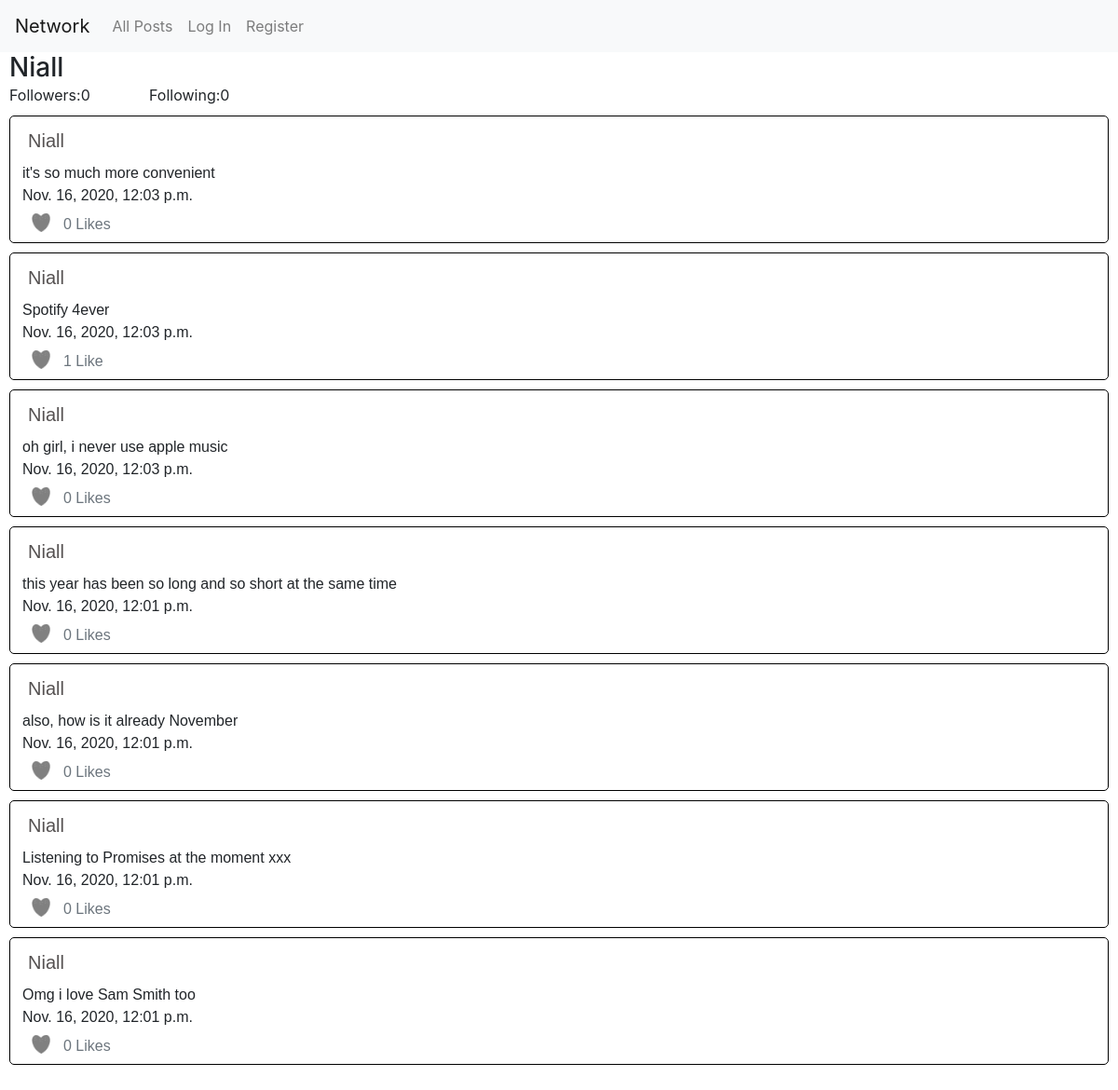
The page /profile/Niall on the database its author committed.
### network/models.py (models this page shows)
class User(AbstractUser):
    pass

class Post(models.Model):
    owner = models.ForeignKey("User", on_delete=models.PROTECT, related_name="posts")
    text = models.TextField(blank=True)
    timestamp = models.DateTimeField(auto_now_add=True)
    likes = models.ManyToManyField(User, blank=True, related_name="liked_posts")

### network/views.py (the view, shortened to what this page needs)
# urls.py: path("profile/<str:profile>", views.profile, name="profile"),
def profile(request, profile):
    profile = User.objects.get(username=profile)
    posts = Post.objects.filter(owner=profile)
    posts = posts.order_by("-timestamp").all()
    followers = Follower.objects.filter(followed=profile)
    followers = len(followers)
    following = Follower.objects.filter(following=profile)
    following = len(following)
    is_following = False
    if request.user.is_authenticated:
        liked_posts = request.user.liked_posts.all()
    else:
        liked_posts = []
    paginator = Paginator(posts, 10)
    page_number = request.GET.get('page')
    page_obj = paginator.get_page(page_number)
    return render(request, "network/profile.html", {
        "profile":profile,
        "page_obj": page_obj,
        "followers": followers,
        "following": following,
        "is_following": is_following,
        "liked_posts": liked_posts
    })

### network/templates/network/profile.html (shortened to what this page needs)
{% extends "network/layout.html" %}
{% load static %}
{% block body %}
<div id="all-posts" >
    <div id="profile_page">
        <div style="width: 45%; display: table; margin-left: 10px;">
            <div style="display: table-row">
                <h3 style="width: 450px; display: table-cell;">{{ profile.username }}</h3>
            </div>
        </div>
        <div style="width: 35%; display: table; margin-left: 10px;">
            <div style="display: table-row">
                <div style="width: 150px; display: table-cell;">Followers:<span>{{ followers }}</span></div>
                <div style="display: table-cell;">Following:<span>{{ following }}</span></div>
            </div>
        </div>
        {% for post in page_obj %}
        <div id='{{post.id}}-container' style="margin:10px; padding:3px; padding-bottom:0; border-radius: 5px; border:thin solid black; font-family:Arial, Helvetica, sans-serif;">
            <p style="text-transform:capitalize; font-size: 20px; margin:0;"><a style="color: rgb(85, 81, 81); " class="nav-link" href="{% url 'profile' post.owner%}">{{post.owner}}</a></p>
            <div id='{{post.id}}-body' class="postbody">
                <p style="margin:0;"><span id="post_text-{{ post.id }}" >{{post.text}}</span></p>
                <p style="margin:0;"><span>{{post.timestamp}}</span></p>
                {% if post in liked_posts %}
                    <div class="row unlike" data-postid="{{ post.id }}" data-userid="{{ user.id }}">
                        <img src="{% static 'network/redheart.png' %}" class="icon posttext" id="heart-{{ post.id }}">
                        {% if post.likes.count == 1 %}
                            <p class="text-secondary posttext" id="likes-{{ post.id }}">{{ post.likes.count }} Like</p><br>
                        {% else %}
                            <p class="text-secondary posttext" id="likes-{{ post.id }}">{{ post.likes.count }} Likes</p><br>
                        {% endif %}
                    </div>
                {% else %}
                    <div class="row like" data-postid="{{ post.id }}" data-userid="{{ user.id }}">
                        <img src="{% static 'network/heart.png' %}" class="icon posttext" id="heart-{{ post.id }}">
                        {% if post.likes.count == 1 %}
                            <p class="text-secondary posttext" id="likes-{{ post.id }}">{{ post.likes.count }} Like</p><br>
                        {% else %}
                            <p class="text-secondary posttext" id="likes-{{ post.id }}">{{ post.likes.count }} Likes</p><br>
                        {% endif %}
                    </div>
                {% endif %}
            </div>
        </div>
        {% endfor %}
        <ul class="pagination" style="margin:10px; padding-bottom: 15px; font-size: 20px; font-family: Georgia, 'Times New Roman', Times, serif;">
        </ul>
    </div>
</div>
{% endblock %}

### network/static/network/styles.css (style rules this page uses)
.icon { width:24px; height:24px; }
.posttext { margin: 5px; padding: 2px; }
.postbody { margin-left: 10px; }
.like, .unlike { margin-left: 3px; }

### rows shown on the page
User: username "Niall"
Post: owner "Niall", text "it's so much more convenient", timestamp "Nov. 16, 2020, 12:03 p.m.", likes.count "0"
Post: owner "Niall", text "Spotify 4ever", timestamp "Nov. 16, 2020, 12:03 p.m.", likes.count "1"
Post: owner "Niall", text "oh girl, i never use apple music", timestamp "Nov. 16, 2020, 12:03 p.m.", likes.count "0"
Post: owner "Niall", text "this year has been so long and so short at the same time", timestamp "Nov. 16, 2020, 12:01 p.m.", likes.count "0"
Post: owner "Niall", text "also, how is it already November", timestamp "Nov. 16, 2020, 12:01 p.m.", likes.count "0"
Post: owner "Niall", text "Listening to Promises at the moment xxx", timestamp "Nov. 16, 2020, 12:01 p.m.", likes.count "0"
Post: owner "Niall", text "Omg i love Sam Smith too", timestamp "Nov. 16, 2020, 12:01 p.m.", likes.count "0"

### other values the page prints
{{ followers }} "0"
{{ following }} "0"
